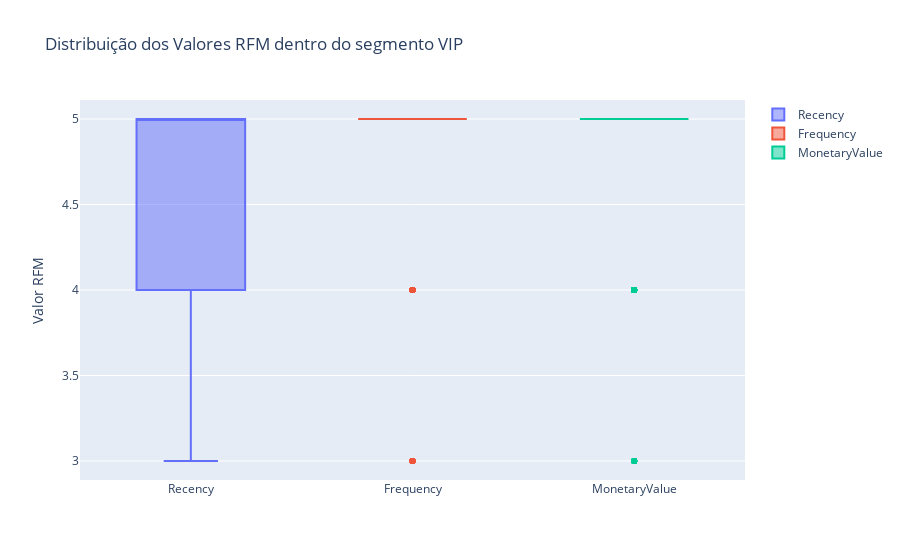

Source (notebook cell):
### Code cell
vip_segment = rfm[rfm["Segmento Clientes"] == "VIP"]

fig = go.Figure()
fig.add_trace(go.Box(y=vip_segment["Recency Score"], name="Recency"))
fig.add_trace(go.Box(y=vip_segment["Frequency Score"], name="Frequency"))
fig.add_trace(go.Box(y=vip_segment["Monetary Score"], name="MonetaryValue"))
fig.update_layout(title= 'Distribuição dos Valores RFM dentro do segmento VIP', yaxis_title= 'Valor RFM', showlegend= True)  
fig.show()

### Figure 1 — Plotly figure (JSON) as saved in the notebook; plotly's stock layout.template omitted (floating-point values rounded to 4 significant figures; data arrays with more than 128 entries replaced by an {"elided": "..."} marker saying what was removed)
{"data": [{"name": "Recency", "type": "box", "y": {"elided": "894 int values"}}, {"name": "Frequency", "type": "box", "y": {"elided": "894 int values"}}, {"name": "MonetaryValue", "type": "box", "y": {"elided": "894 int values"}}], "layout": {"showlegend": true, "title": {"text": "Distribuição dos Valores RFM dentro do segmento VIP"}, "yaxis": {"title": {"text": "Valor RFM"}}}}
